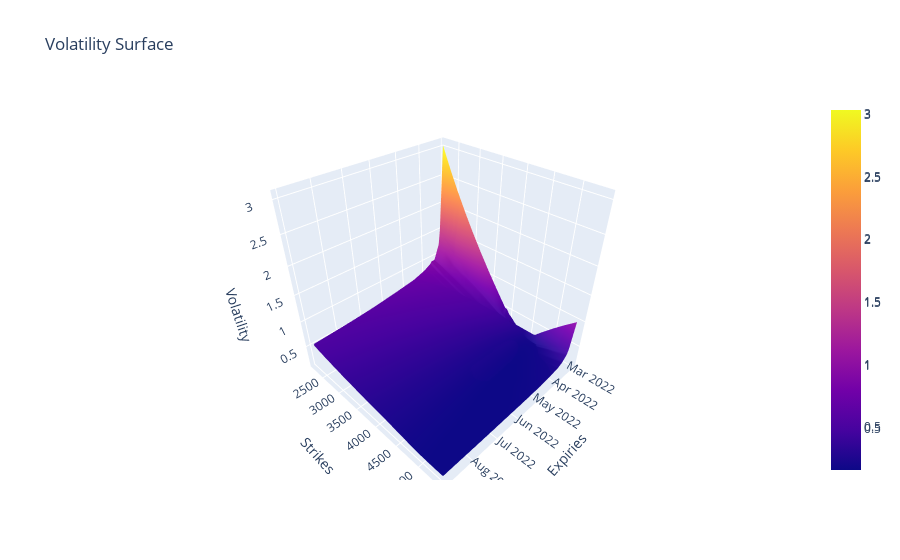
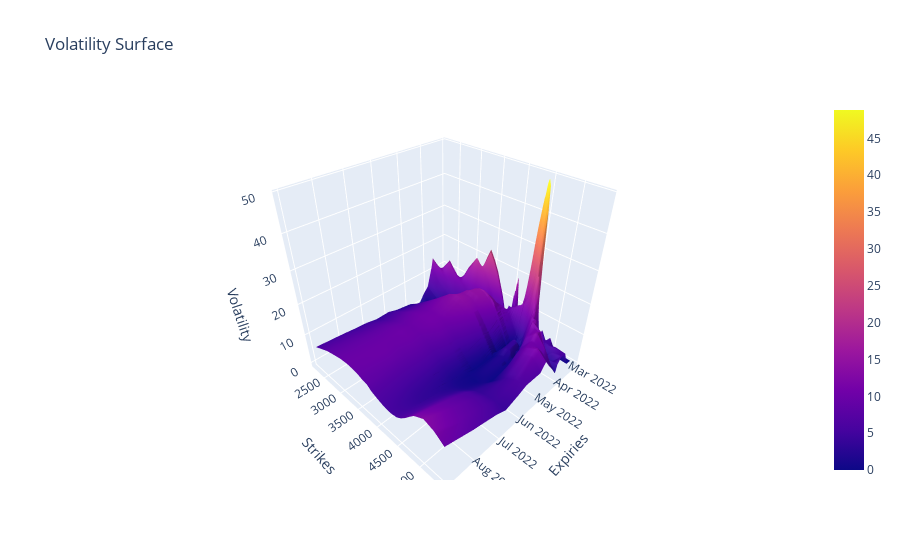

Notebook code for these charts, in order:
### Code cell
import plotly.graph_objects as go
import numpy as np

# model.opacity=0.5

for trace in model.data:
	if isinstance(trace, go.Surface):
		model_z = np.array(trace.z)
for trace in empirical.data:
	if isinstance(trace, go.Surface):
		empirical_z = np.array(trace.z)
		empirical_y = trace.y
		empirical_x = trace.x
# model.update_traces(opacity=0.5)
# empirical.update_traces(opacity=0.5)
# empirical.data.update(dict(opacity=0.5))

fig = go.Figure(data=model.data + empirical.data, layout=model.layout)
fig.show()
# model.show()

go.Figure(data=[go.Surface(x=empirical_x, y=empirical_y, z=100 * np.abs((empirical_z - model_z) / empirical_z))], layout=empirical.layout).show()

# nb.spx_price()

### Figure 1 — Plotly figure (JSON) as saved in the notebook; plotly's stock layout.template omitted (floating-point values rounded to 4 significant figures; data arrays with more than 128 entries replaced by an {"elided": "..."} marker saying what was removed)
{"data": [{"name": "Model Implied Volatility surface", "opacity": 1, "type": "surface", "x": ["2022-03-04", "2022-03-09", "2022-03-11", "2022-03-18", "2022-03-23", "2022-03-25", "2022-03-30", "2022-03-31", "2022-04-01", "2022-04-08", "2022-04-14", "2022-04-22", "2022-04-29", "2022-05-20", "2022-05-31", "2022-06-17", "2022-06-30", "2022-07-15", "2022-07-29", "2022-08-31"], "y": [2200, 2400, 2600, 2800, 3000, 3200, 3400, 3500, 3600, 3700, 3800, 3850, 3900, 3950, 3975, 4000, 4025, 4040, 4050, 4060, 4070, 4075, 4080, 4090, 4100, 4110, 4120, 4125, 4130, 4140, 4150, 4160, 4170, 4175, 4180, 4190, 4200, 4210, 4220, 4225, 4230, 4240, 4250, 4260, 4270, 4275, 4280, 4290, 4300, 4310, 4320, 4325, 4330, 4340, 4350, 4360, 4370, 4375, 4380, 4390, 4400, 4410, 4420, 4425, 4430, 4440, 4450, 4460, 4470, 4475, 4480, 4490, 4500, 4510, 4525, 4550, 4600, 4650, 4700, 4800, 5000, 5200, 5400], "z": {"elided": "83x20 float values"}}, {"name": "Empirical Implied Volatility surface", "opacity": 1, "type": "surface", "x": ["2022-03-04", "2022-03-09", "2022-03-11", "2022-03-18", "2022-03-23", "2022-03-25", "2022-03-30", "2022-03-31", "2022-04-01", "2022-04-08", "2022-04-14", "2022-04-22", "2022-04-29", "2022-05-20", "2022-05-31", "2022-06-17", "2022-06-30", "2022-07-15", "2022-07-29", "2022-08-31"], "y": [2200, 2400, 2600, 2800, 3000, 3200, 3400, 3500, 3600, 3700, 3800, 3850, 3900, 3950, 3975, 4000, 4025, 4040, 4050, 4060, 4070, 4075, 4080, 4090, 4100, 4110, 4120, 4125, 4130, 4140, 4150, 4160, 4170, 4175, 4180, 4190, 4200, 4210, 4220, 4225, 4230, 4240, 4250, 4260, 4270, 4275, 4280, 4290, 4300, 4310, 4320, 4325, 4330, 4340, 4350, 4360, 4370, 4375, 4380, 4390, 4400, 4410, 4420, 4425, 4430, 4440, 4450, 4460, 4470, 4475, 4480, 4490, 4500, 4510, 4525, 4550, 4600, 4650, 4700, 4800, 5000, 5200, 5400], "z": {"elided": "83x20 float values"}}], "layout": {"scene": {"aspectmode": "cube", "xaxis": {"title": {"text": "Expiries"}}, "yaxis": {"title": {"text": "Strikes"}}, "zaxis": {"title": {"text": "Volatility"}}}, "title": {"text": "Volatility Surface"}}}

### Figure 2 — Plotly figure (JSON) as saved in the notebook; plotly's stock layout.template omitted (floating-point values rounded to 4 significant figures; data arrays with more than 128 entries replaced by an {"elided": "..."} marker saying what was removed)
{"data": [{"type": "surface", "x": ["2022-03-04", "2022-03-09", "2022-03-11", "2022-03-18", "2022-03-23", "2022-03-25", "2022-03-30", "2022-03-31", "2022-04-01", "2022-04-08", "2022-04-14", "2022-04-22", "2022-04-29", "2022-05-20", "2022-05-31", "2022-06-17", "2022-06-30", "2022-07-15", "2022-07-29", "2022-08-31"], "y": [2200, 2400, 2600, 2800, 3000, 3200, 3400, 3500, 3600, 3700, 3800, 3850, 3900, 3950, 3975, 4000, 4025, 4040, 4050, 4060, 4070, 4075, 4080, 4090, 4100, 4110, 4120, 4125, 4130, 4140, 4150, 4160, 4170, 4175, 4180, 4190, 4200, 4210, 4220, 4225, 4230, 4240, 4250, 4260, 4270, 4275, 4280, 4290, 4300, 4310, 4320, 4325, 4330, 4340, 4350, 4360, 4370, 4375, 4380, 4390, 4400, 4410, 4420, 4425, 4430, 4440, 4450, 4460, 4470, 4475, 4480, 4490, 4500, 4510, 4525, 4550, 4600, 4650, 4700, 4800, 5000, 5200, 5400], "z": {"elided": "83x20 float values"}}], "layout": {"scene": {"aspectmode": "cube", "xaxis": {"title": {"text": "Expiries"}}, "yaxis": {"title": {"text": "Strikes"}}, "zaxis": {"title": {"text": "Volatility"}}}, "title": {"text": "Volatility Surface"}}}
